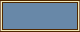

A 2D game scene composited from a Tiled map and its tileset images. What follows is a short description and the map's XML, with every tile layer's data as written:
An orthogonal 10x4 tile map with 8x8 px tiles, 1 tile layer (Tile Layer 1).

<map version="1.5" tiledversion="1.7.2" orientation="orthogonal" renderorder="right-down" width="10" height="4" tilewidth="8" tileheight="8" infinite="0" nextlayerid="2" nextobjectid="1">
 <tileset firstgid="1" name="MenuTiles" tilewidth="8" tileheight="8" tilecount="128" columns="32">
  <image source="MenuTiles.png" width="256" height="32" />
 </tileset>
 <layer id="1" name="Tile Layer 1" width="10" height="4">
  <data encoding="csv">
2147483739,90,90,90,90,90,90,90,90,91,
96,10,10,10,10,10,10,10,10,2147483744,
96,10,10,10,10,10,10,10,10,2147483744,
3221225563,3221225562,3221225562,3221225562,3221225562,3221225562,3221225562,3221225562,3221225562,1073741915
</data>
 </layer>
</map>
